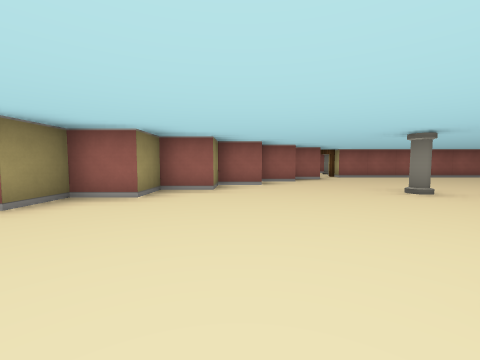
view 1 (above)

23 first-person views from a walk through a cub3D ray-caster map. The camera is about half as high as the walls, tilts 4° down and sees 90° across. The floor is counted in squares. Each view is taken from the middle of a square. On the plan, view 1 faces up. The plan holds only what a view shows up to about 9 squares ahead; the rest is blank.

view 2
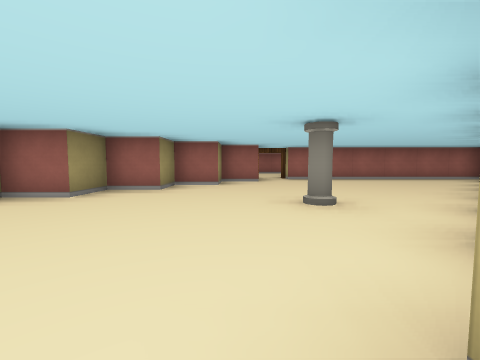

view 3
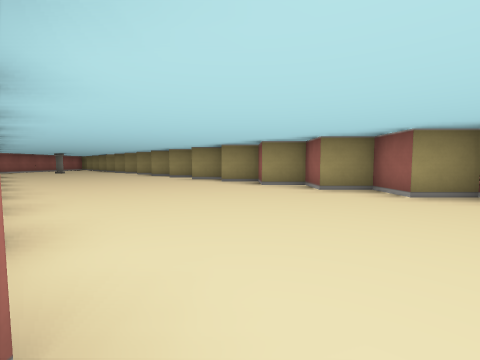

view 4
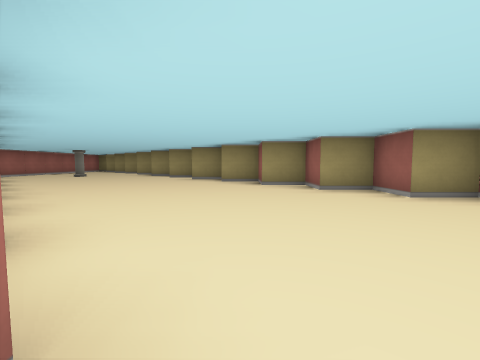

view 5
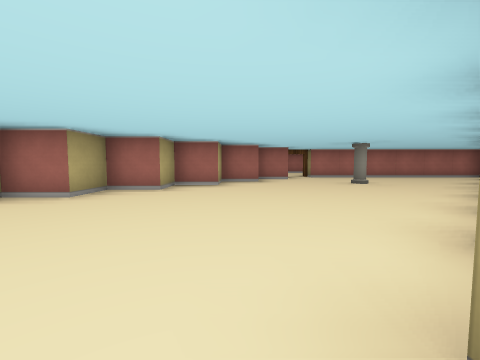

view 6
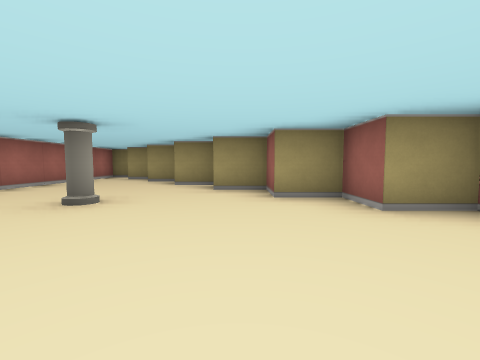

view 7
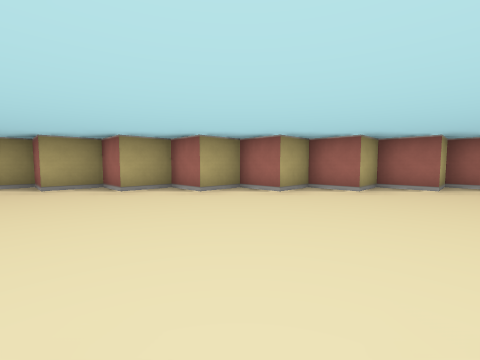

view 8
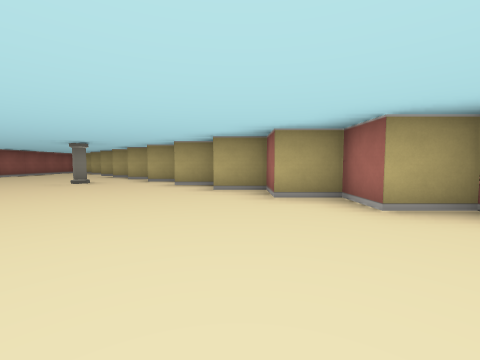

view 9
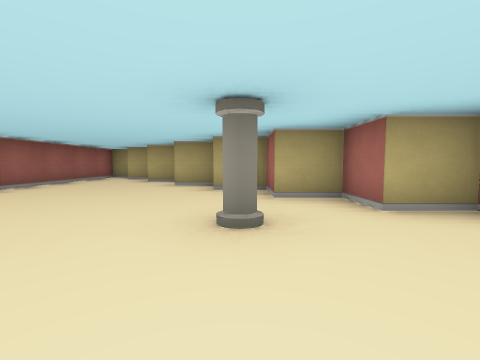

view 10
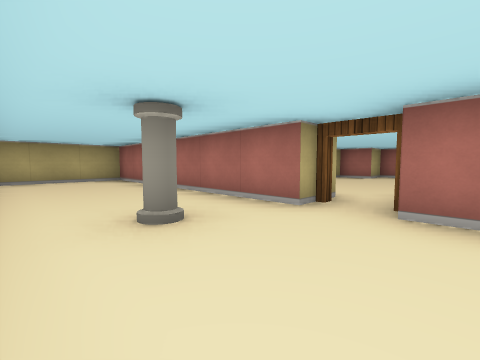

view 11
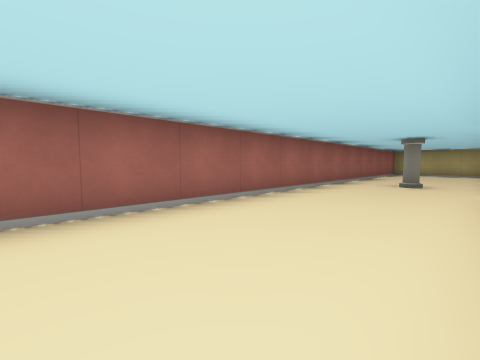

view 12
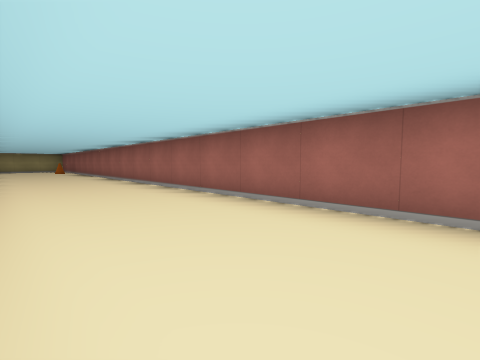

view 13
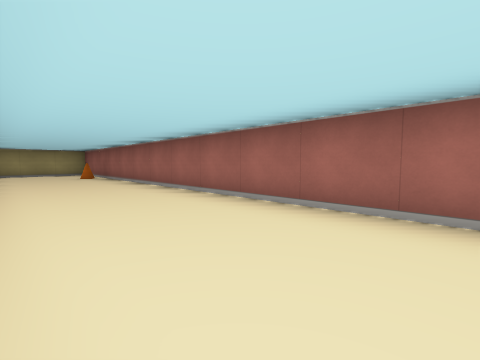

view 14
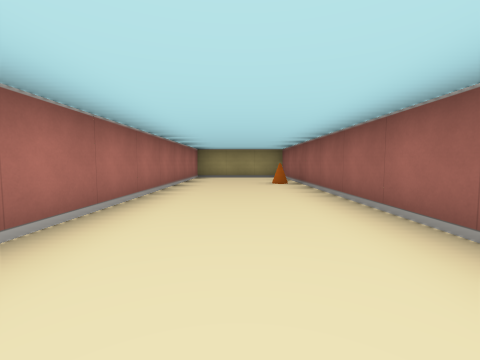

view 15
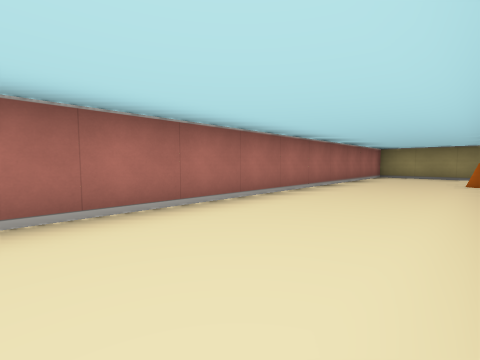

view 16
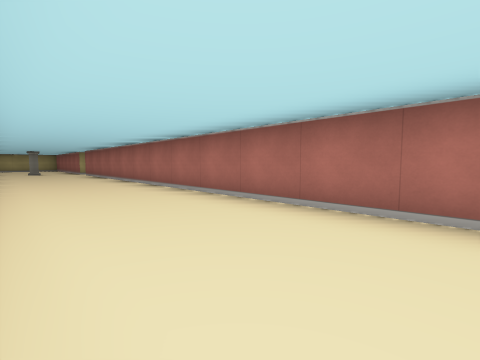

view 17
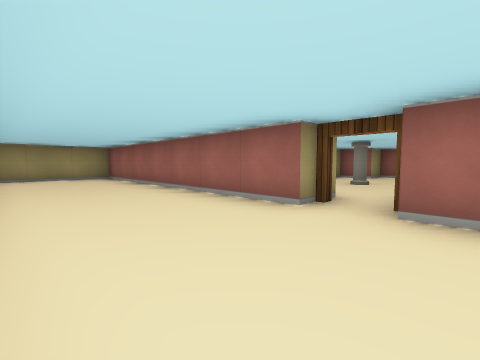

view 18
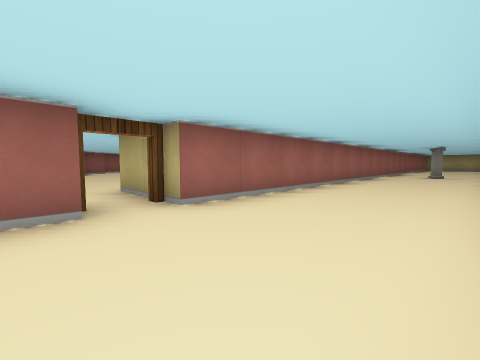

view 19
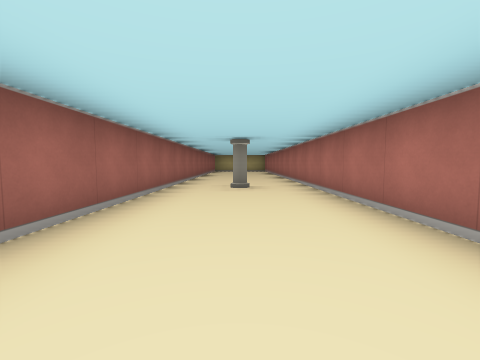

view 20
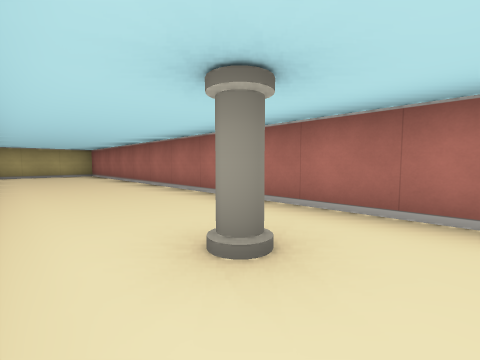

view 21
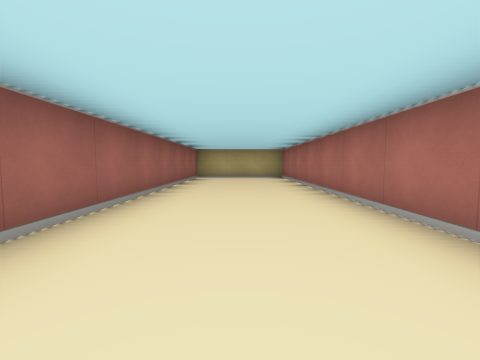

view 22
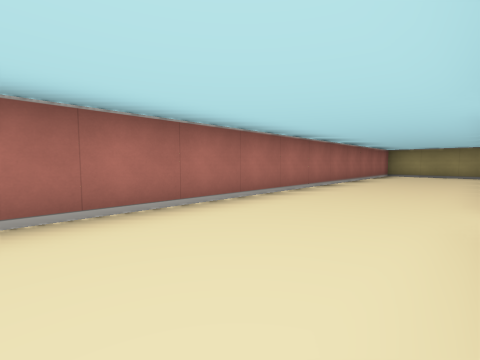

view 23
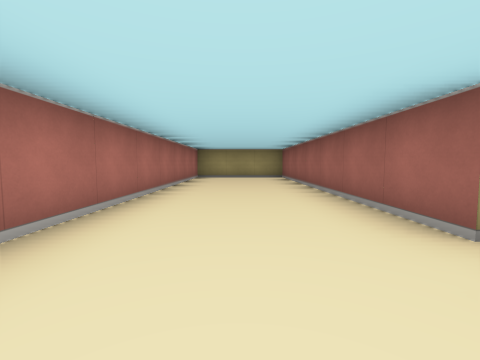

### Floor plan
Points are (right, up) in squares from view 1. A wall is a line through its corners. A room is listed if a view was taken in it or the views show most of it. See-through windows are left out.
Room 1 (views 1, 2, 3, 4, 5, 6, 7, 8, 9)
walls: (-8.5, -2.5) (-8.5, -3.5); (2.5, 0.5) (2.5, 1.5); (-9.5, -3.4) (-9.5, -4.5) (-10.5, -4.5) (-10.5, -5.5) (-11.5, -5.5) (-11.5, -6.5); (3.5, 1.4) (3.5, 2.5) (4.5, 2.5) (4.5, 3.5) (5.5, 3.5) (5.5, 4.5); (-7.6, -8.5) (-6.5, -8.5) (-6.5, -7.5) (-5.5, -7.5) (-5.5, -6.5) (-4.5, -6.5) (-4.5, -5.5) (-3.5, -5.5) (-3.5, -4.5) (-2.5, -4.5) (-2.5, -3.5) (-1.5, -3.5) (-1.5, -2.5) (-0.5, -2.5) (-0.5, -1.5) (0.5, -1.5) (0.5, -0.5) (1.5, -0.5) (1.5, 0.5); (2.6, 7.5) (1.5, 7.5) (1.5, 6.5) (0.5, 6.5) (0.5, 5.5) (-0.5, 5.5) (-0.5, 4.5) (-1.5, 4.5) (-1.5, 3.5) (-2.5, 3.5) (-2.5, 2.5) (-3.5, 2.5) (-3.5, 1.5) (-4.5, 1.5) (-4.5, 0.5) (-5.5, 0.5) (-5.5, -0.5) (-6.5, -0.5) (-6.5, -1.5) (-7.5, -1.5) (-7.5, -2.5); (-12.5, -6.5) (-12.5, -7.5); (6.5, 4.5) (6.5, 5.5); (-8.5, -11.5) (-8.5, -9.5) (-7.5, -9.5); (-13.5, -7.8) (-13.5, -8.5); (7.5, 5.8) (7.5, 6.5); (-14.5, -8.9) (-14.5, -9.5); (8.5, 6.9) (8.5, 7.5); (-15.5, -9.9) (-15.5, -10.5) (-9.5, -10.5); (9.5, 7.9) (9.5, 8.5) (3.5, 8.5)
ways out: open door at (3, 9) to room 2; open door at (-9, -11) to room 3
objects: pillar (-10, -8); pillar (3, 4)
Room 2 (views 10, 11, 12, 13, 14, 15, 16)
walls: (3.5, 9.5) (6.4, 9.5); (7.9, 9.5) (9.5, 9.5) (9.5, 12); (8.2, 12.5) (-16.5, 12.5) (-16.5, 9.5) (2.5, 9.5)
ways out: open door at (3, 9) to room 1
objects: cone (-14, 12); pillar (4, 11)
Room 3 (views 17, 18, 19, 20, 21, 22, 23)
walls: (-3.6, -14.5) (9.5, -14.5) (9.5, -11.5) (-8.5, -11.5); (-9.5, -11.5) (-16.5, -11.5) (-16.5, -14.5) (-5.9, -14.5)
ways out: open door at (-9, -11) to room 1
objects: pillar (0, -13)

Positions as (right, up) in squares from view 1, and headings:
1: (0, 0), facing up
2: (2, 1), facing up
3: (2, 1), facing left
4: (-1, -2), facing left
5: (-7, -2), facing down
6: (-7, -6), facing left
7: (-6, -1), facing down-right
8: (-3, 0), facing right
9: (1, 4), facing right
10: (2, 12), facing down-right
11: (-2, 10), facing up-right
12: (0, 10), facing up-left
13: (-5, 10), facing up-left
14: (-8, 11), facing left
15: (-7, 12), facing down-left
16: (-9, 12), facing down-right
17: (-8, -14), facing up-left
18: (-10, -14), facing up-right
19: (-5, -13), facing right
20: (-1, -12), facing down-right
21: (1, -13), facing right
22: (-6, -12), facing down-left
23: (-8, -13), facing left
